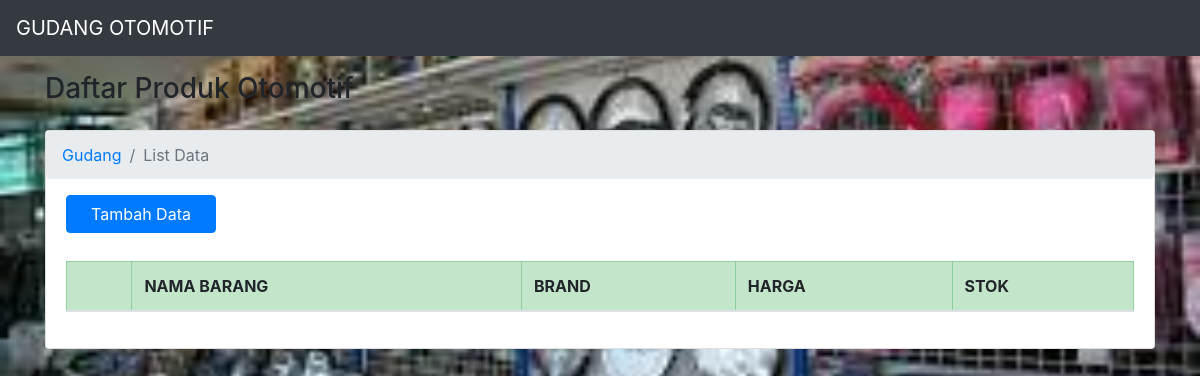
Before: /ahoy/index.php with the older database file.
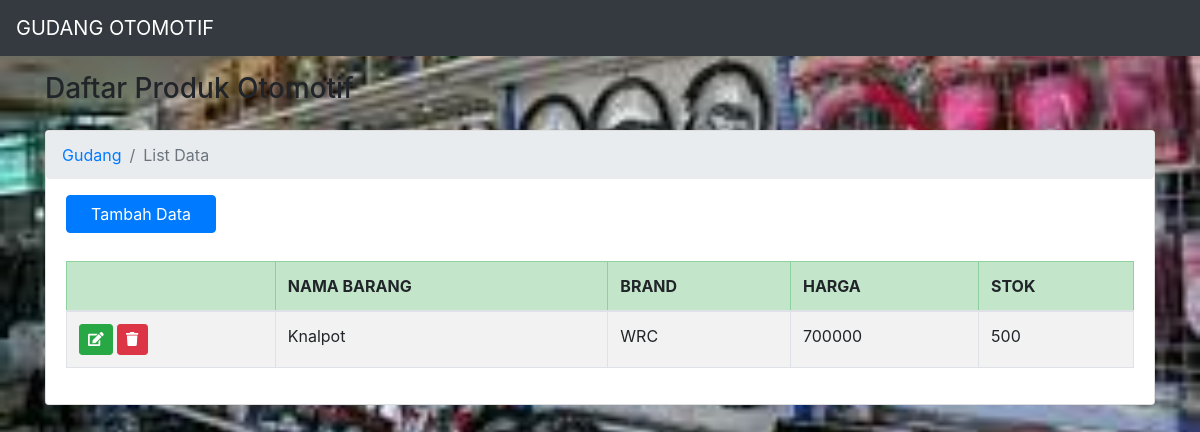
After: the same page with the newer database file.
### tables this page shows
CREATE TABLE `gudangotomotif2` (
  `id_produk` int(11) NOT NULL,
  `nama_barang` varchar(20) NOT NULL,
  `brand` varchar(20) NOT NULL,
  `harga_barang` int(5) NOT NULL,
  `stok_barang` int(5) NOT NULL
);

### ahoy/application/controllers/GGBase.php (called while the page is built, shortened)
<?php
class GGBase extends CI_Controller
{
	public function __construct()
	{
		$this->load->model("GGBase_model");
	}
	public function index()
	{
		$data["title"] = "Daftar Produk Otomotif";
		$data["data_GGBase"] = $this->GGBase_model->getAll();
		$this->load->view('templates/header', $data);
		$this->load->view('templates/menu');
		$this->load->view('gudang/index', $data);
		$this->load->view('templates/footer');
	}
}

### ahoy/index.php (called while the page is built, shortened)
<?php
require_once BASEPATH.'core/CodeIgniter.php';

### ahoy/application/models/GGBase_model.php (called while the page is built, shortened)
<?php
class GGBase_model extends CI_model
{
	private $table = 'gudangotomotif2';
	public function getAll()
	{
		$this->db->from($this->table);
		$this->db->order_by("id_produk", "desc");
		$query = $this->db->get();
		return $query->result();
	}
}

### ahoy/application/views/gudang/index.php (the view, shortened to what this page needs)
<div class="container pt-5">
    <br>
    <h3><?= $title ?></h3>
    <div class="row">
        <div class="col-md-12">
            <div class="card mt-3">
                <nav aria-label="breadcrumb">
                    <ol class="breadcrumb ">
                        <li class="breadcrumb-item"><a href="<?= base_url() ?>">Gudang</a></li>
                        <li class="breadcrumb-item active" aria-current="page">List Data</li>
                    </ol>
                </nav>
                <a class="btn btn-primary mb-2 kukukuntul" href="<?= base_url('GGBase/add'); ?>">Tambah Data</a>
                <div class="card-body">
                    <div class="table-responsive">
                        <table class="table table-striped table-bordered table-hover" id="tableGudang">
                            <thead>
                                <tr class="table-success">
                                    <th></th>
                                    <th>NAMA BARANG</th>
                                    <th>BRAND</th>
                                    <th>HARGA</th>
                                    <th>STOK</th>
                                </tr>
                            </thead>
                            <tbody>
                                <?php foreach ($data_GGBase as $row) : ?>
                                    <tr>
                                        <td>
                                            <a href="<?= base_url('GGBase/update/' . $row->id_produk) ?>" class="btn btn-success btn-sm"><i class="fa fa-edit"></i> </a>
                                            <a href="javascript:void(0);" data="<?= $row->id_produk ?>" class="btn btn-danger btn-sm item-delete"><i class="fa fa-trash"></i> </a>
                                        </td>
                                        <td><?= $row->nama_barang ?></td>
                                        <td><?= $row->brand ?></td>
                                        <td><?= $row->harga_barang ?></td>
                                        <td><?= $row->stok_barang ?></td>
                                    </tr>
                                <?php endforeach; ?>
                            </tbody>
                        </table>
                    </div>
                </div>
            </div>
        </div>
    </div>
</div>

### ahoy/application/views/templates/header.php (shortened to what this page needs)
<!DOCTYPE html>
<html lang="en">
<head>
    <link rel="stylesheet" href="https://maxcdn.bootstrapcdn.com/bootstrap/4.5.2/css/bootstrap.min.css">
    <link rel="stylesheet" href="https://cdnjs.cloudflare.com/ajax/libs/font-awesome/5.15.3/css/all.min.css" />
    <link rel="stylesheet" type="text/css" href="<?=base_url("assets/css/style.css")  ?>">
    <link rel="stylesheet" href="https://cdn.datatables.net/1.10.24/css/dataTables.bootstrap4.min.css">
</head>
<body>

### ahoy/application/views/templates/menu.php (shortened to what this page needs)
<nav class="navbar navbar-expand-md bg-dark navbar-dark fixed-top">
    <div class="collapse navbar-collapse" id="collapsibleNavbar">
        <ul class="navbar-nav">
            <li class="nav-item active">
                <a class="navbar-brand" href="<?= base_url(); ?>">GUDANG OTOMOTIF</a>
            </li>
        </ul>
    </div>
</nav>

### ahoy/application/views/templates/footer.php
</body>
</html>

### ahoy/assets/css/style.css (style rules this page uses)
body { background-image: url("../image/bengkel.jpg"); background-size: cover; background-position: 0px -150px; }
.kukukuntul { width: 150px; margin-left: 20px; }

Changed rows visible on the page:
added gudangotomotif2: nama_barang "Knalpot", brand "WRC", harga_barang "700000", stok_barang "500"
